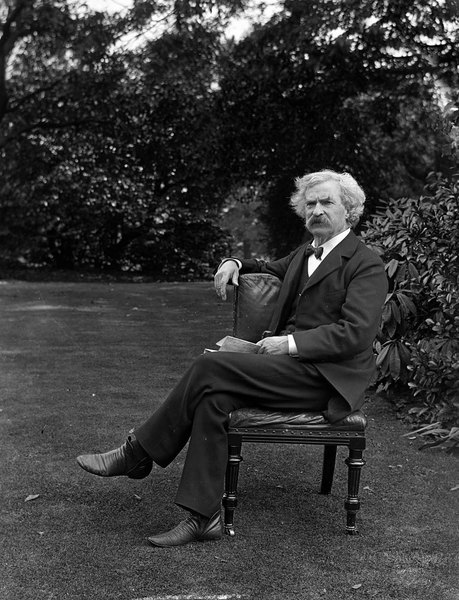
#> input picture bw-colorization/images/mark_twain.jpg, 459 x 600 px, given in place of 2.mp4, which was not available
$ python video_cartoonizer.py
#> lines starting #> are read from the running program, lines starting #| are printed output that depends on the picture; after the words box and inside, x2 and y2 are one past the last pixel; in counts of white or black regions, pixels touching at a corner belong together; pictures that were not available may be replaced by others from this repository, and a replacement may not be noted
import numpy as np
import cv2

# video source: https://www.tukuppt.com/videomuban/mp4/__zonghe_0_0_0_0_0_0_7.html
cap = cv2.VideoCapture("videos/2.mp4")

# property_id: 3 = CV_CAP_PROP_FRAME_WIDTH
# property_id: 4 = CV_CAP_PROP_FRAME_HEIGHT
# property_id: 5 = CV_CAP_PROP_FPS
# (see: https://docs.opencv.org/2.4/modules/highgui/doc/reading_and_writing_images_and_video.html?highlight=capture)
frame_width = int(cap.get(3))
frame_height = int(cap.get(4))
fps = int(cap.get(5))

# Define the codec and create VideoWriter object

out = cv2.VideoWriter('videos/cartoon.avi', cv2.VideoWriter_fourcc('M', 'J', 'P', 'G'), fps, (frame_width, frame_height))


while True:
    ret, frame = cap.read()
#> frame is the input picture: shape (600, 459, 3); min 0, max 255, mean 55.7
    if ret:
        # this is the algo from portrait.py (see portrait.py for more details)
        numDownSamples = 2
        numBilateralFilters = 50

        # Step 1: downsample (reduce color variance)
        img_color = frame
        for _ in range(numDownSamples):
            img_color = cv2.pyrDown(img_color)
#> this loop made 2 passes
#> pass 1, `img_color = cv2.pyrDown(img_color)`:
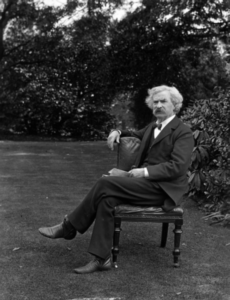
#> img_color: shape (300, 230, 3); min 1, max 254, mean 55.7
#> pass 2, `img_color = cv2.pyrDown(img_color)`:
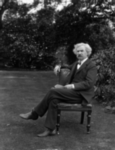
#> img_color: shape (150, 115, 3); min 2, max 251, mean 55.8


        # Step 2: bilateral filter
        for _ in range(numBilateralFilters):
            img_color = cv2.bilateralFilter(img_color, 9, 9, 7)


        # Step 3: upsample
        for _ in range(numDownSamples):
            img_color = cv2.pyrUp(img_color)
#> this loop made 2 passes
#> pass 1, `img_color = cv2.pyrUp(img_color)`:
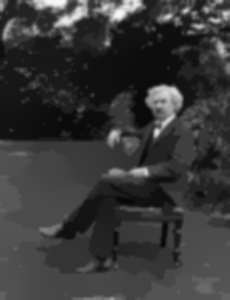
#> img_color: shape (300, 230, 3); min 7, max 248, mean 55.4


        img_gray = cv2.cvtColor(img_color, cv2.COLOR_RGB2GRAY)
        img_blur = cv2.medianBlur(img_gray, 3)
        img_edge = cv2.adaptiveThreshold(img_blur, 255,
                                         cv2.ADAPTIVE_THRESH_MEAN_C,
                                         cv2.THRESH_BINARY, 9, 2)
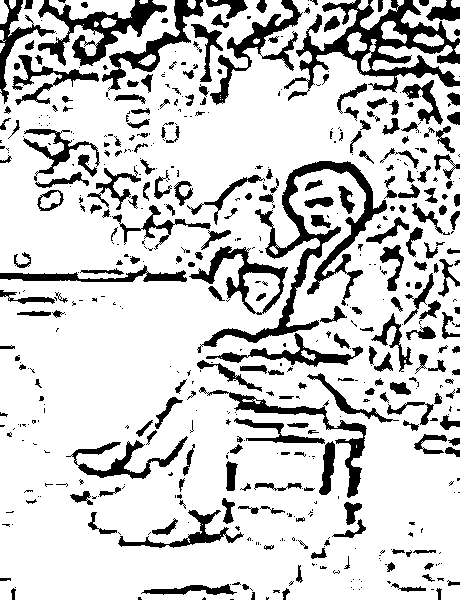
#> img_edge: shape (600, 460); 80.4% white; 550 black regions (305 under 20 px), largest, box (x1, y1, x2, y2) and area: (284, 0, 460, 101) 5412, (197, 161, 387, 353) 5241, (38, 0, 167, 66) 2751

        # need to revert to original colorformat in order to properly write
        # otherwise out.write() won't work
        img_edge = cv2.cvtColor(img_edge, cv2.COLOR_GRAY2RGB)
        cartoon = cv2.bitwise_and(img_edge, img_color)
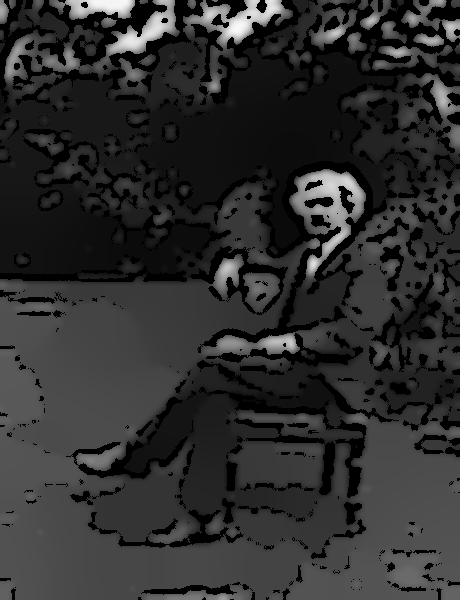
#> cartoon: shape (600, 460, 3); min 0, max 248, mean 46.3
        cartoon = cv2.resize(cartoon, (frame_width, frame_height))
#> cartoon: shape (600, 459, 3)
        cv2.imshow("original", frame)
        cv2.imshow("cartoon", cartoon)
        cv2.waitKey(1) & 0xFF
        out.write(cartoon)


    else:
        break

# Release everything if job is finished
cap.release()
out.release()
cv2.destroyAllWindows()
print('process finished')
